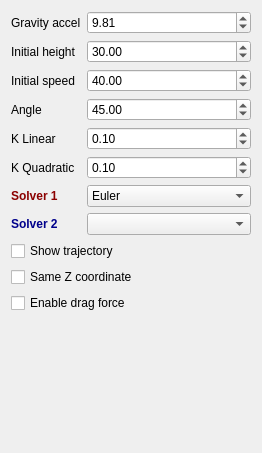
<?xml version="1.0" encoding="UTF-8"?>
<ui version="4.0">
 <class>WidgetProjectiles</class>
 <widget class="QWidget" name="WidgetProjectiles">
  <property name="geometry">
   <rect>
    <x>0</x>
    <y>0</y>
    <width>262</width>
    <height>453</height>
   </rect>
  </property>
  <property name="windowTitle">
   <string>Form</string>
  </property>
  <layout class="QFormLayout" name="formLayout">
   <item row="0" column="0">
    <widget class="QLabel" name="label_2">
     <property name="text">
      <string>Gravity accel</string>
     </property>
    </widget>
   </item>
   <item row="0" column="1">
    <widget class="QDoubleSpinBox" name="gravity">
     <property name="singleStep">
      <double>0.100000000000000</double>
     </property>
     <property name="value">
      <double>9.810000000000000</double>
     </property>
    </widget>
   </item>
   <item row="1" column="0">
    <widget class="QLabel" name="label">
     <property name="text">
      <string>Initial height</string>
     </property>
    </widget>
   </item>
   <item row="1" column="1">
    <widget class="QDoubleSpinBox" name="height">
     <property name="maximum">
      <double>100.000000000000000</double>
     </property>
     <property name="value">
      <double>30.000000000000000</double>
     </property>
    </widget>
   </item>
   <item row="2" column="0">
    <widget class="QLabel" name="label_4">
     <property name="text">
      <string>Initial speed</string>
     </property>
    </widget>
   </item>
   <item row="2" column="1">
    <widget class="QDoubleSpinBox" name="speed">
     <property name="maximum">
      <double>50.000000000000000</double>
     </property>
     <property name="value">
      <double>40.000000000000000</double>
     </property>
    </widget>
   </item>
   <item row="3" column="0">
    <widget class="QLabel" name="label_3">
     <property name="text">
      <string>Angle</string>
     </property>
    </widget>
   </item>
   <item row="3" column="1">
    <widget class="QDoubleSpinBox" name="angle">
     <property name="minimum">
      <double>-90.000000000000000</double>
     </property>
     <property name="maximum">
      <double>90.000000000000000</double>
     </property>
     <property name="value">
      <double>45.000000000000000</double>
     </property>
    </widget>
   </item>
   <item row="4" column="0">
    <widget class="QLabel" name="label_7">
     <property name="text">
      <string>K Linear</string>
     </property>
    </widget>
   </item>
   <item row="4" column="1">
    <widget class="QDoubleSpinBox" name="kLinear">
     <property name="minimum">
      <double>0.000000000000000</double>
     </property>
     <property name="maximum">
      <double>2.000000000000000</double>
     </property>
     <property name="singleStep">
      <double>0.200000000000000</double>
     </property>
     <property name="stepType">
      <enum>QAbstractSpinBox::AdaptiveDecimalStepType</enum>
     </property>
     <property name="value">
      <double>0.100000000000000</double>
     </property>
    </widget>
   </item>
   <item row="5" column="0">
    <widget class="QLabel" name="label_8">
     <property name="text">
      <string>K Quadratic</string>
     </property>
    </widget>
   </item>
   <item row="5" column="1">
    <widget class="QDoubleSpinBox" name="kQuadratic">
     <property name="minimum">
      <double>0.000000000000000</double>
     </property>
     <property name="maximum">
      <double>1.000000000000000</double>
     </property>
     <property name="singleStep">
      <double>0.200000000000000</double>
     </property>
     <property name="stepType">
      <enum>QAbstractSpinBox::AdaptiveDecimalStepType</enum>
     </property>
     <property name="value">
      <double>0.100000000000000</double>
     </property>
    </widget>
   </item>
   <item row="6" column="0">
    <widget class="QLabel" name="label_5">
     <property name="styleSheet">
      <string notr="true">font-weight:bold;color:darkred</string>
     </property>
     <property name="text">
      <string>Solver 1</string>
     </property>
    </widget>
   </item>
   <item row="6" column="1">
    <widget class="QComboBox" name="solver1">
     <item>
      <property name="text">
       <string>Euler</string>
      </property>
     </item>
     <item>
      <property name="text">
       <string>Symplectic Euler</string>
      </property>
     </item>
     <item>
      <property name="text">
       <string>Midpoint</string>
      </property>
     </item>
     <item>
      <property name="text">
       <string>RK2</string>
      </property>
     </item>
    </widget>
   </item>
   <item row="7" column="0">
    <widget class="QLabel" name="label_6">
     <property name="styleSheet">
      <string notr="true">font-weight:bold;color:darkblue</string>
     </property>
     <property name="text">
      <string>Solver 2</string>
     </property>
    </widget>
   </item>
   <item row="7" column="1">
    <widget class="QComboBox" name="solver2"/>
   </item>
   <item row="8" column="0" colspan="2">
    <widget class="QCheckBox" name="trajectory">
     <property name="text">
      <string>Show trajectory</string>
     </property>
    </widget>
   </item>
   <item row="9" column="0" colspan="2">
    <widget class="QCheckBox" name="sameZ">
     <property name="text">
      <string>Same Z coordinate</string>
     </property>
    </widget>
   </item>
   <item row="10" column="0" colspan="2">
    <widget class="QCheckBox" name="dragForce">
     <property name="text">
      <string>Enable drag force</string>
     </property>
    </widget>
   </item>
  </layout>
 </widget>
 <resources/>
 <connections/>
</ui>
